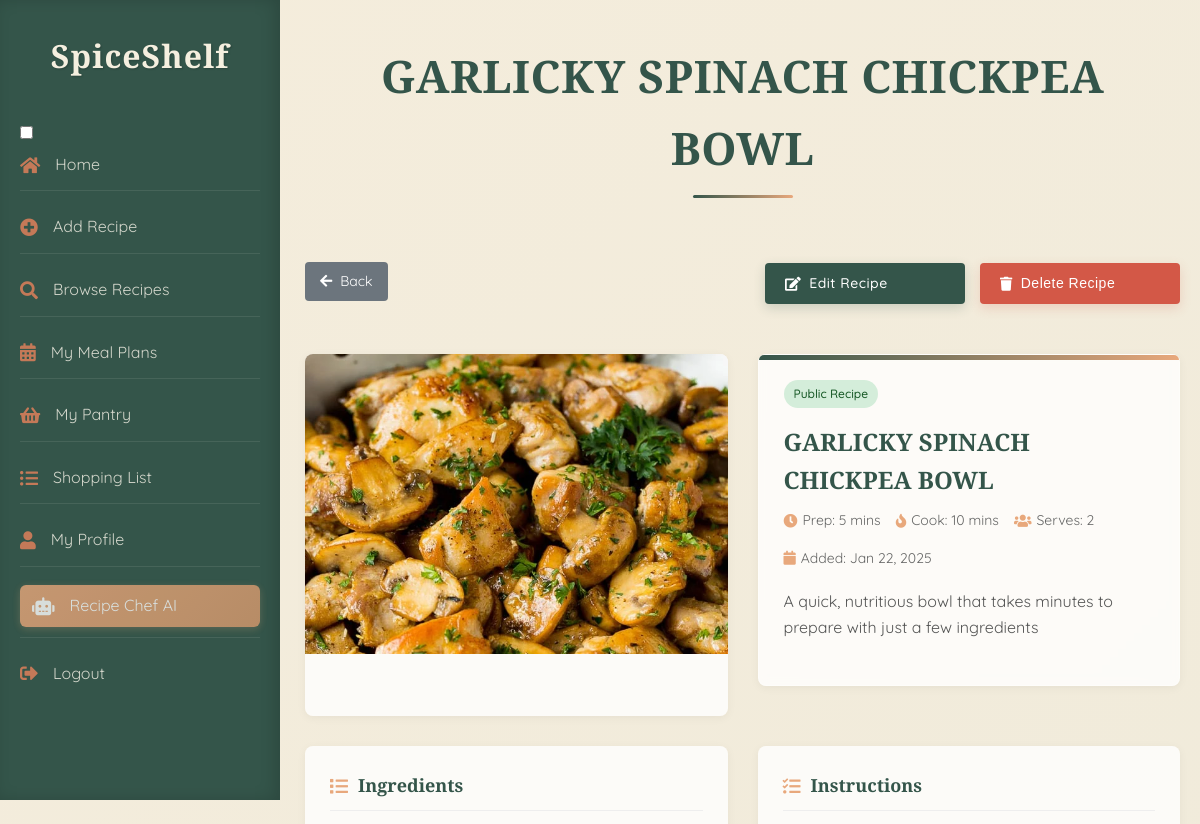
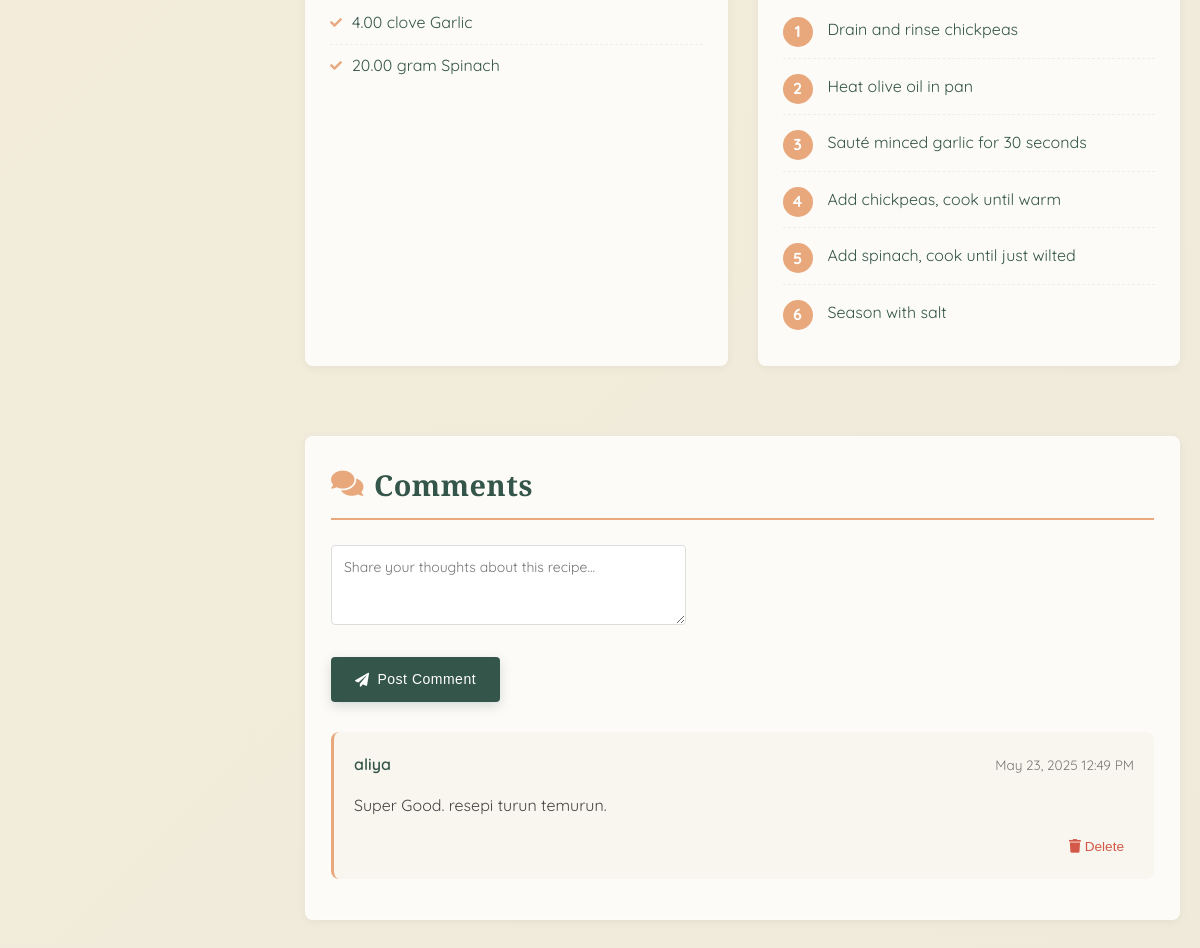
The app's page /SpiceShelf/index.php?action=view_recipe&recipe_id=57 (signed in) with its own data (2 pictures, top to bottom).
### tables this page shows
CREATE TABLE `recipes` (
  `recipe_id` int(11) NOT NULL,
  `user_id` int(11) NOT NULL,
  `recipe_name` varchar(255) NOT NULL,
  `description` text NOT NULL,
  `prep_time` int(11) NOT NULL,
  `cook_time` int(11) NOT NULL,
  `image` varchar(255) DEFAULT NULL,
  `created_at` timestamp NOT NULL DEFAULT current_timestamp(),
  `steps` varchar(700) DEFAULT NULL,
  `serving_size` int(11) DEFAULT NULL,
  `public` tinyint(1) NOT NULL DEFAULT 0,
  `updated_at` timestamp NOT NULL DEFAULT current_timestamp() ON UPDATE current_timestamp()
);

CREATE TABLE `recipe_ingredients` (
  `id` int(11) NOT NULL,
  `recipe_id` int(11) NOT NULL,
  `ingredient_id` int(11) NOT NULL,
  `quantity` decimal(10,2) NOT NULL,
  `measurement_id` int(11) NOT NULL
);

CREATE TABLE `measurements` (
  `measurement_id` int(11) NOT NULL,
  `name` varchar(50) NOT NULL
);

CREATE TABLE `ingredients` (
  `ingredient_id` int(11) NOT NULL,
  `name` varchar(100) NOT NULL
);

CREATE TABLE `recipe_comments` (
  `comment_id` int(11) NOT NULL,
  `recipe_id` int(11) NOT NULL,
  `user_id` int(11) NOT NULL,
  `comment` text NOT NULL,
  `created_at` timestamp NOT NULL DEFAULT current_timestamp()
);

CREATE TABLE `users` (
  `user_id` int(11) NOT NULL,
  `username` varchar(50) NOT NULL,
  `email` varchar(100) NOT NULL,
  `password` varchar(255) NOT NULL,
  `created_at` timestamp NOT NULL DEFAULT current_timestamp(),
  `updated_at` timestamp NOT NULL DEFAULT current_timestamp() ON UPDATE current_timestamp(),
  `last_login` datetime DEFAULT NULL,
  `status` enum('active','inactive') DEFAULT 'active'
);

### SpiceShelf/views/recipe_details.php (the view, shortened to what the rows shown need)
<!DOCTYPE html>
<html lang="en">
<head>
    <link rel="stylesheet" href="assets/css/recipe_details.css">
    <link rel="stylesheet" href="https://cdnjs.cloudflare.com/ajax/libs/font-awesome/6.0.0/css/all.min.css">
</head>
<body>
    <?php include('includes/header.php'); ?>
    <div class="container">
        <h1><?= htmlspecialchars($recipe['recipe_name']); ?></h1>
        <div class="recipe-header">
            <a href="javascript:history.back()" class="back-button">
                <i class="fas fa-arrow-left"></i> Back
            </a>
            <?php if ($isOwner): ?>
                <div class="recipe-management">
                    <a href="index.php?action=edit_recipe&recipe_id=<?= $recipe['recipe_id']; ?>" class="btn">
                        <i class="fas fa-edit"></i> Edit Recipe
                    </a>
                    <form action="index.php?action=delete_recipe" method="POST" onsubmit="return confirm('Are you sure you want to delete this recipe?');" style="display: inline;">
                        <button type="submit" class="btn danger">
                            <i class="fas fa-trash"></i> Delete Recipe
                        </button>
                    </form>
                </div>
            <?php endif; ?>
        </div>
        <div class="recipe-container">
            <div class="recipe-image-container">
                <img src="<?= !empty($recipe['image']) ? htmlspecialchars($recipe['image']) : 'assets/images/default_recipe.jpg'; ?>"
                     class="recipe-image" alt="<?= htmlspecialchars($recipe['recipe_name']); ?>">
            </div>
            <div class="recipe-details">
                <?php if ($recipe['public']): ?>
                    <span class="visibility-badge public-badge">Public Recipe</span>
                <?php else: ?>
                    <span class="visibility-badge private-badge">Private Recipe</span>
                <?php endif; ?>
                <h2 class="recipe-name"><?= htmlspecialchars($recipe['recipe_name']); ?></h2>
                <div class="recipe-meta">
                    <div class="recipe-meta-item">
                        <i class="fas fa-clock"></i> Prep: <?= htmlspecialchars($recipe['prep_time']); ?> mins
                    </div>
                    <div class="recipe-meta-item">
                        <i class="fas fa-fire"></i> Cook: <?= htmlspecialchars($recipe['cook_time']); ?> mins
                    </div>
                    <div class="recipe-meta-item">
                        <i class="fas fa-users"></i> Serves: <?= htmlspecialchars($recipe['serving_size']); ?>
                    </div>
                    <div class="recipe-meta-item">
                        <i class="fas fa-calendar"></i> Added: <?= date('M d, Y', strtotime($recipe['created_at'])); ?>
                    </div>
                </div>
                <div class="recipe-description">
                    <?= nl2br(htmlspecialchars($recipe['description'])); ?>
                </div>
            </div>
        </div>
        <div class="recipe-sections">
            <div class="recipe-section">
                <h3 class="section-title">
                    <i class="fas fa-list"></i> Ingredients
                </h3>
                <?php if (empty($ingredients)): ?>
                    <p>No ingredients listed for this recipe.</p>
                <?php else: ?>
                    <ul class="ingredients-list">
                        <?php foreach ($ingredients as $ingredient): ?>
                            <li>
                                <?= htmlspecialchars($ingredient['quantity']) . ' ' .
                                    htmlspecialchars($ingredient['measurement']) . ' ' .
                                    htmlspecialchars($ingredient['ingredient_name']); ?>
                            </li>
                        <?php endforeach; ?>
                    </ul>
                <?php endif; ?>
            </div>
            <div class="recipe-section">
                <h3 class="section-title">
                    <i class="fas fa-tasks"></i> Instructions
                </h3>
                <?php if (empty($recipe['steps'])): ?>
                    <p>No instructions provided for this recipe.</p>
                <?php else: ?>
                    <?php
                        $steps = preg_split('/\r\n|\r|\n/', $recipe['steps']);
                        $steps = array_filter($steps, function($step) {
                            $step = trim($step);
                            return !empty($step) && !preg_match('/^\d+\.?\s*$/', $step);
                        });
                        $steps = array_map(function($step) {
                            return preg_replace('/^\d+\.?\s*/', '', $step);
                        }, $steps);
                    ?>
                    <ol class="instructions-list">
                        <?php foreach ($steps as $step): ?>
                            <li><?= htmlspecialchars(trim($step)); ?></li>
                        <?php endforeach; ?>
                    </ol>
                <?php endif; ?>
            </div>
            <div class="comments-section">
                <h3 class="section-title">
                    <i class="fas fa-comments"></i> Comments
                </h3>
                <?php if (isset($_SESSION['user_id'])): ?>
                    <div class="comment-form">
                        <form id="comment-form" action="index.php?action=add_comment" method="post">
                            <textarea name="comment" placeholder="Share your thoughts about this recipe..." required></textarea>
                            <button type="submit" class="btn">
                                <i class="fas fa-paper-plane"></i> Post Comment
                            </button>
                        </form>
                    </div>
                <?php else: ?>
                    <p class="login-prompt">Please <a href="index.php?action=login">log in</a> to leave a comment.</p>
                <?php endif; ?>
                <div class="comments-list" id="comments-container">
                    <?php if (!empty($comments)): ?>
                        <?php foreach ($comments as $comment): ?>
                            <div class="comment" id="comment-<?= $comment['comment_id']; ?>">
                                <div class="comment-header">
                                    <div class="comment-user">
                                        <span class="username"><?= htmlspecialchars($comment['username']); ?></span>
                                    </div>
                                    <span class="comment-date"><?= date('M j, Y g:i A', strtotime($comment['created_at'])); ?></span>
                                </div>
                                <div class="comment-content">
                                    <?= nl2br(htmlspecialchars($comment['comment'])); ?>
                                </div>
                                <?php if (isset($_SESSION['user_id']) && $_SESSION['user_id'] == $comment['user_id']): ?>
                                    <div class="comment-actions">
                                        <form action="index.php?action=delete_comment" method="post" class="delete-comment-form">
                                            <button type="submit" class="delete-btn">
                                                <i class="fas fa-trash"></i> Delete
                                            </button>
                                        </form>
                                    </div>
                                <?php endif; ?>
                            </div>
                        <?php endforeach; ?>
                    <?php else: ?>
                        <p class="no-comments">No comments yet. Be the first to share your thoughts!</p>
                    <?php endif; ?>
                </div>
            </div>
        </div>
    </div>
</body>
</html>

### records on screen
recipes: recipe_name "GARLICKY SPINACH CHICKPEA BOWL", image (picture), prep_time "5", cook_time "10", serving_size "2", created_at "Jan 22, 2025", description "A quick, nutritious bowl that takes minutes to prepare with just a few ingredients", steps "Drain and rinse chickpeas", steps "Heat olive oil in pan", steps "Sauté minced garlic for 30 seconds", steps "Add chickpeas, cook until warm", steps "Add spinach, cook until just wilted", steps "Season with salt"
recipe_ingredients: quantity "4.00", measurement.name "clove", ingredient.name "Garlic"
recipe_ingredients: quantity "20.00", measurement.name "gram", ingredient.name "Spinach"
recipe_comments: user.username "aliya", created_at "May 23, 2025 12:49 PM", comment "Super Good. resepi turun temurun."
